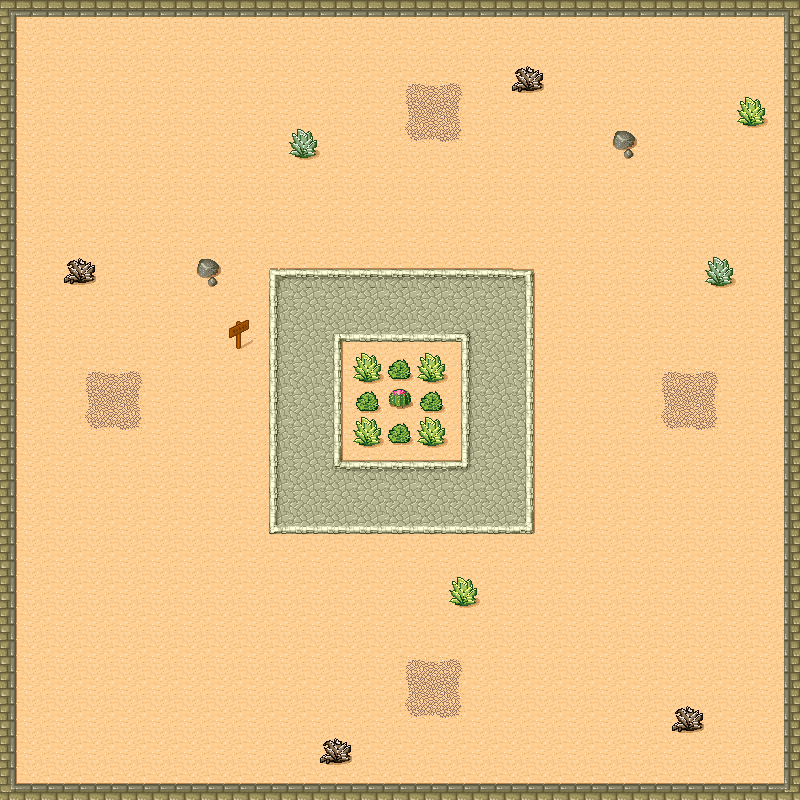

The image is a tile-based game level rendered from a .tmx file. Its description and complete source (layers, tilesets, objects, tile grids) follow:
An orthogonal 25x25 tile map with 32x32 px tiles, 5 tile layers (Ground, OuterWall, Obstacles, Foliage, ...).

<map version="1.2" tiledversion="1.2.1" orientation="orthogonal" renderorder="right-down" width="25" height="25" tilewidth="32" tileheight="32" infinite="0" nextlayerid="6" nextobjectid="1">
 <tileset firstgid="1" source="desertmap.tsx" />
 <layer id="1" name="Ground" width="25" height="25">
  <data encoding="csv">
30,30,30,30,30,30,30,30,30,30,30,30,30,30,30,30,30,30,30,30,30,30,30,30,30,
30,30,30,30,30,30,30,30,30,30,30,30,30,30,30,30,30,30,30,30,30,30,30,30,30,
30,30,30,30,30,30,30,30,30,30,30,30,30,30,30,30,30,30,30,30,30,30,30,30,30,
30,30,30,30,30,30,30,30,30,30,30,30,30,30,30,30,30,30,30,30,30,30,30,30,30,
30,30,30,30,30,30,30,30,30,30,30,30,30,30,30,30,30,30,30,30,30,30,30,30,30,
30,30,30,30,30,30,30,30,30,30,30,30,30,30,30,30,30,30,30,30,30,30,30,30,30,
30,30,30,30,30,30,30,30,30,30,30,30,30,30,30,30,30,30,30,30,30,30,30,30,30,
30,30,30,30,30,30,30,30,30,30,30,30,30,30,30,30,30,30,30,30,30,30,30,30,30,
30,30,30,30,30,30,30,30,30,30,30,30,30,30,30,30,30,30,30,30,30,30,30,30,30,
30,30,30,30,30,30,30,30,30,30,30,30,30,30,30,30,30,30,30,30,30,30,30,30,30,
30,30,30,30,30,30,30,30,30,30,30,30,30,30,30,30,30,30,30,30,30,30,30,30,30,
30,30,30,30,30,30,30,30,30,30,30,30,30,30,30,30,30,30,30,30,30,30,30,30,30,
30,30,30,30,30,30,30,30,30,30,30,30,30,30,30,30,30,30,30,30,30,30,30,30,30,
30,30,30,30,30,30,30,30,30,30,30,30,30,30,30,30,30,30,30,30,30,30,30,30,30,
30,30,30,30,30,30,30,30,30,30,30,30,30,30,30,30,30,30,30,30,30,30,30,30,30,
30,30,30,30,30,30,30,30,30,30,30,30,30,30,30,30,30,30,30,30,30,30,30,30,30,
30,30,30,30,30,30,30,30,30,30,30,30,30,30,30,30,30,30,30,30,30,30,30,30,30,
30,30,30,30,30,30,30,30,30,30,30,30,30,30,30,30,30,30,30,30,30,30,30,30,30,
30,30,30,30,30,30,30,30,30,30,30,30,30,30,30,30,30,30,30,30,30,30,30,30,30,
30,30,30,30,30,30,30,30,30,30,30,30,30,30,30,30,30,30,30,30,30,30,30,30,30,
30,30,30,30,30,30,30,30,30,30,30,30,30,30,30,30,30,30,30,30,30,30,30,30,30,
30,30,30,30,30,30,30,30,30,30,30,30,30,30,30,30,30,30,30,30,30,30,30,30,30,
30,30,30,30,30,30,30,30,30,30,30,30,30,30,30,30,30,30,30,30,30,30,30,30,30,
30,30,30,30,30,30,30,30,30,30,30,30,30,30,30,30,30,30,30,30,30,30,30,30,30,
30,30,30,30,30,30,30,30,30,30,30,30,30,30,30,30,30,30,30,30,30,30,30,30,30
</data>
 </layer>
 <layer id="2" name="OuterWall" width="25" height="25">
  <data encoding="csv">
20,18,18,18,18,18,18,18,18,18,18,18,18,18,18,18,18,18,18,18,18,18,18,18,21,
11,0,0,0,0,0,0,0,0,0,0,0,0,0,0,0,0,0,0,0,0,0,0,0,9,
11,0,0,0,0,0,0,0,0,0,0,0,0,0,0,0,0,0,0,0,0,0,0,0,9,
11,0,0,0,0,0,0,0,0,0,0,0,0,0,0,0,0,0,0,0,0,0,0,0,9,
11,0,0,0,0,0,0,0,0,0,0,0,0,0,0,0,0,0,0,0,0,0,0,0,9,
11,0,0,0,0,0,0,0,0,0,0,0,0,0,0,0,0,0,0,0,0,0,0,0,9,
11,0,0,0,0,0,0,0,0,0,0,0,0,0,0,0,0,0,0,0,0,0,0,0,9,
11,0,0,0,0,0,0,0,0,0,0,0,0,0,0,0,0,0,0,0,0,0,0,0,9,
11,0,0,0,0,0,0,0,0,0,0,0,0,0,0,0,0,0,0,0,0,0,0,0,9,
11,0,0,0,0,0,0,0,0,0,0,0,0,0,0,0,0,0,0,0,0,0,0,0,9,
11,0,0,0,0,0,0,0,0,0,0,0,0,0,0,0,0,0,0,0,0,0,0,0,9,
11,0,0,0,0,0,0,0,0,0,0,0,0,0,0,0,0,0,0,0,0,0,0,0,9,
11,0,0,0,0,0,0,0,0,0,0,0,0,0,0,0,0,0,0,0,0,0,0,0,9,
11,0,0,0,0,0,0,0,0,0,0,0,0,0,0,0,0,0,0,0,0,0,0,0,9,
11,0,0,0,0,0,0,0,0,0,0,0,0,0,0,0,0,0,0,0,0,0,0,0,9,
11,0,0,0,0,0,0,0,0,0,0,0,0,0,0,0,0,0,0,0,0,0,0,0,9,
11,0,0,0,0,0,0,0,0,0,0,0,0,0,0,0,0,0,0,0,0,0,0,0,9,
11,0,0,0,0,0,0,0,0,0,0,0,0,0,0,0,0,0,0,0,0,0,0,0,9,
11,0,0,0,0,0,0,0,0,0,0,0,0,0,0,0,0,0,0,0,0,0,0,0,9,
11,0,0,0,0,0,0,0,0,0,0,0,0,0,0,0,0,0,0,0,0,0,0,0,9,
11,0,0,0,0,0,0,0,0,0,0,0,0,0,0,0,0,0,0,0,0,0,0,0,9,
11,0,0,0,0,0,0,0,0,0,0,0,0,0,0,0,0,0,0,0,0,0,0,0,9,
11,0,0,0,0,0,0,0,0,0,0,0,0,0,0,0,0,0,0,0,0,0,0,0,9,
11,0,0,0,0,0,0,0,0,0,0,0,0,0,0,0,0,0,0,0,0,0,0,0,9,
28,2,2,2,2,2,2,2,2,2,2,2,2,2,2,2,2,2,2,2,2,2,2,2,29
</data>
 </layer>
 <layer id="3" name="Obstacles" width="25" height="25">
  <data encoding="csv">
0,0,0,0,0,0,0,0,0,0,0,0,0,0,0,0,0,0,0,0,0,0,0,0,0,
0,0,0,0,0,0,0,0,0,0,0,0,0,0,0,0,0,0,0,0,0,0,0,0,0,
0,0,0,0,0,0,0,0,0,0,0,0,0,0,0,0,0,0,0,0,0,0,0,0,0,
0,0,0,0,0,0,0,0,0,0,0,0,0,0,0,0,0,0,0,0,0,0,0,0,0,
0,0,0,0,0,0,0,0,0,0,0,0,0,0,0,0,0,0,0,0,0,0,0,0,0,
0,0,0,0,0,0,0,0,0,0,0,0,0,0,0,0,0,0,0,0,0,0,0,0,0,
0,0,0,0,0,0,0,0,0,0,0,0,0,0,0,0,0,0,0,0,0,0,0,0,0,
0,0,0,0,0,0,0,0,0,0,0,0,0,0,0,0,0,0,0,0,0,0,0,0,0,
0,0,0,0,0,0,0,0,25,26,26,26,26,26,26,26,27,0,0,0,0,0,0,0,0,
0,0,0,0,0,0,0,0,33,34,34,34,34,34,34,34,35,0,0,0,0,0,0,0,0,
0,0,0,0,0,0,0,0,33,34,36,42,42,42,37,34,35,0,0,0,0,0,0,0,0,
0,0,0,0,0,0,0,0,33,34,35,0,0,0,33,34,35,0,0,0,0,0,0,0,0,
0,0,0,0,0,0,0,0,33,34,35,0,0,0,33,34,35,0,0,0,0,0,0,0,0,
0,0,0,0,0,0,0,0,33,34,35,0,0,0,33,34,35,0,0,0,0,0,0,0,0,
0,0,0,0,0,0,0,0,33,34,44,26,26,26,45,34,35,0,0,0,0,0,0,0,0,
0,0,0,0,0,0,0,0,33,34,34,34,34,34,34,34,35,0,0,0,0,0,0,0,0,
0,0,0,0,0,0,0,0,41,42,42,42,42,42,42,42,43,0,0,0,0,0,0,0,0,
0,0,0,0,0,0,0,0,0,0,0,0,0,0,0,0,0,0,0,0,0,0,0,0,0,
0,0,0,0,0,0,0,0,0,0,0,0,0,0,0,0,0,0,0,0,0,0,0,0,0,
0,0,0,0,0,0,0,0,0,0,0,0,0,0,0,0,0,0,0,0,0,0,0,0,0,
0,0,0,0,0,0,0,0,0,0,0,0,0,0,0,0,0,0,0,0,0,0,0,0,0,
0,0,0,0,0,0,0,0,0,0,0,0,0,0,0,0,0,0,0,0,0,0,0,0,0,
0,0,0,0,0,0,0,0,0,0,0,0,0,0,0,0,0,0,0,0,0,0,0,0,0,
0,0,0,0,0,0,0,0,0,0,0,0,0,0,0,0,0,0,0,0,0,0,0,0,0,
0,0,0,0,0,0,0,0,0,0,0,0,0,0,0,0,0,0,0,0,0,0,0,0,0
</data>
 </layer>
 <layer id="4" name="Foliage" width="25" height="25">
  <data encoding="csv">
0,0,0,0,0,0,0,0,0,0,0,0,0,0,0,0,0,0,0,0,0,0,0,0,0,
0,0,0,0,0,0,0,0,0,0,0,0,0,0,0,0,0,0,0,0,0,0,0,0,0,
0,0,0,0,0,0,0,0,0,0,0,0,0,0,0,0,39,0,0,0,0,0,0,0,0,
0,0,0,0,0,0,0,0,0,0,0,0,0,0,0,0,0,0,0,0,0,0,0,40,0,
0,0,0,0,0,0,0,0,0,38,0,0,0,0,0,0,0,0,0,32,0,0,0,0,0,
0,0,0,0,0,0,0,0,0,0,0,0,0,0,0,0,0,0,0,0,0,0,0,0,0,
0,0,0,0,0,0,0,0,0,0,0,0,0,0,0,0,0,0,0,0,0,0,0,0,0,
0,0,0,0,0,0,0,0,0,0,0,0,0,0,0,0,0,0,0,0,0,0,0,0,0,
0,0,39,0,0,0,32,0,0,0,0,0,0,0,0,0,0,0,0,0,0,0,38,0,0,
0,0,0,0,0,0,0,0,0,0,0,0,0,0,0,0,0,0,0,0,0,0,0,0,0,
0,0,0,0,0,0,0,46,0,0,0,0,0,0,0,0,0,0,0,0,0,0,0,0,0,
0,0,0,0,0,0,0,0,0,0,0,40,48,40,0,0,0,0,0,0,0,0,0,0,0,
0,0,0,0,0,0,0,0,0,0,0,48,31,48,0,0,0,0,0,0,0,0,0,0,0,
0,0,0,0,0,0,0,0,0,0,0,40,48,40,0,0,0,0,0,0,0,0,0,0,0,
0,0,0,0,0,0,0,0,0,0,0,0,0,0,0,0,0,0,0,0,0,0,0,0,0,
0,0,0,0,0,0,0,0,0,0,0,0,0,0,0,0,0,0,0,0,0,0,0,0,0,
0,0,0,0,0,0,0,0,0,0,0,0,0,0,0,0,0,0,0,0,0,0,0,0,0,
0,0,0,0,0,0,0,0,0,0,0,0,0,0,0,0,0,0,0,0,0,0,0,0,0,
0,0,0,0,0,0,0,0,0,0,0,0,0,0,40,0,0,0,0,0,0,0,0,0,0,
0,0,0,0,0,0,0,0,0,0,0,0,0,0,0,0,0,0,0,0,0,0,0,0,0,
0,0,0,0,0,0,0,0,0,0,0,0,0,0,0,0,0,0,0,0,0,0,0,0,0,
0,0,0,0,0,0,0,0,0,0,0,0,0,0,0,0,0,0,0,0,0,0,0,0,0,
0,0,0,0,0,0,0,0,0,0,0,0,0,0,0,0,0,0,0,0,0,39,0,0,0,
0,0,0,0,0,0,0,0,0,0,39,0,0,0,0,0,0,0,0,0,0,0,0,0,0,
0,0,0,0,0,0,0,0,0,0,0,0,0,0,0,0,0,0,0,0,0,0,0,0,0
</data>
 </layer>
 <layer id="5" name="Road" width="25" height="25">
  <data encoding="csv">
0,0,0,0,0,0,0,0,0,0,0,0,0,0,0,0,0,0,0,0,0,0,0,0,0,
0,0,0,0,0,0,0,0,0,0,0,0,0,0,0,0,0,0,0,0,0,0,0,0,0,
0,0,0,0,0,0,0,0,0,0,0,0,6,7,8,0,0,0,0,0,0,0,0,0,0,
0,0,0,0,0,0,0,0,0,0,0,0,14,15,16,0,0,0,0,0,0,0,0,0,0,
0,0,0,0,0,0,0,0,0,0,0,0,22,23,24,0,0,0,0,0,0,0,0,0,0,
0,0,0,0,0,0,0,0,0,0,0,0,0,0,0,0,0,0,0,0,0,0,0,0,0,
0,0,0,0,0,0,0,0,0,0,0,0,0,0,0,0,0,0,0,0,0,0,0,0,0,
0,0,0,0,0,0,0,0,0,0,0,0,0,0,0,0,0,0,0,0,0,0,0,0,0,
0,0,0,0,0,0,0,0,0,0,0,0,0,0,0,0,0,0,0,0,0,0,0,0,0,
0,0,0,0,0,0,0,0,0,0,0,0,0,0,0,0,0,0,0,0,0,0,0,0,0,
0,0,0,0,0,0,0,0,0,0,0,0,0,0,0,0,0,0,0,0,0,0,0,0,0,
0,0,6,7,8,0,0,0,0,0,0,0,0,0,0,0,0,0,0,0,6,7,8,0,0,
0,0,14,15,16,0,0,0,0,0,0,0,0,0,0,0,0,0,0,0,14,15,16,0,0,
0,0,22,23,24,0,0,0,0,0,0,0,0,0,0,0,0,0,0,0,22,23,24,0,0,
0,0,0,0,0,0,0,0,0,0,0,0,0,0,0,0,0,0,0,0,0,0,0,0,0,
0,0,0,0,0,0,0,0,0,0,0,0,0,0,0,0,0,0,0,0,0,0,0,0,0,
0,0,0,0,0,0,0,0,0,0,0,0,0,0,0,0,0,0,0,0,0,0,0,0,0,
0,0,0,0,0,0,0,0,0,0,0,0,0,0,0,0,0,0,0,0,0,0,0,0,0,
0,0,0,0,0,0,0,0,0,0,0,0,0,0,0,0,0,0,0,0,0,0,0,0,0,
0,0,0,0,0,0,0,0,0,0,0,0,0,0,0,0,0,0,0,0,0,0,0,0,0,
0,0,0,0,0,0,0,0,0,0,0,0,6,7,8,0,0,0,0,0,0,0,0,0,0,
0,0,0,0,0,0,0,0,0,0,0,0,14,15,16,0,0,0,0,0,0,0,0,0,0,
0,0,0,0,0,0,0,0,0,0,0,0,22,23,24,0,0,0,0,0,0,0,0,0,0,
0,0,0,0,0,0,0,0,0,0,0,0,0,0,0,0,0,0,0,0,0,0,0,0,0,
0,0,0,0,0,0,0,0,0,0,0,0,0,0,0,0,0,0,0,0,0,0,0,0,0
</data>
 </layer>
</map>
